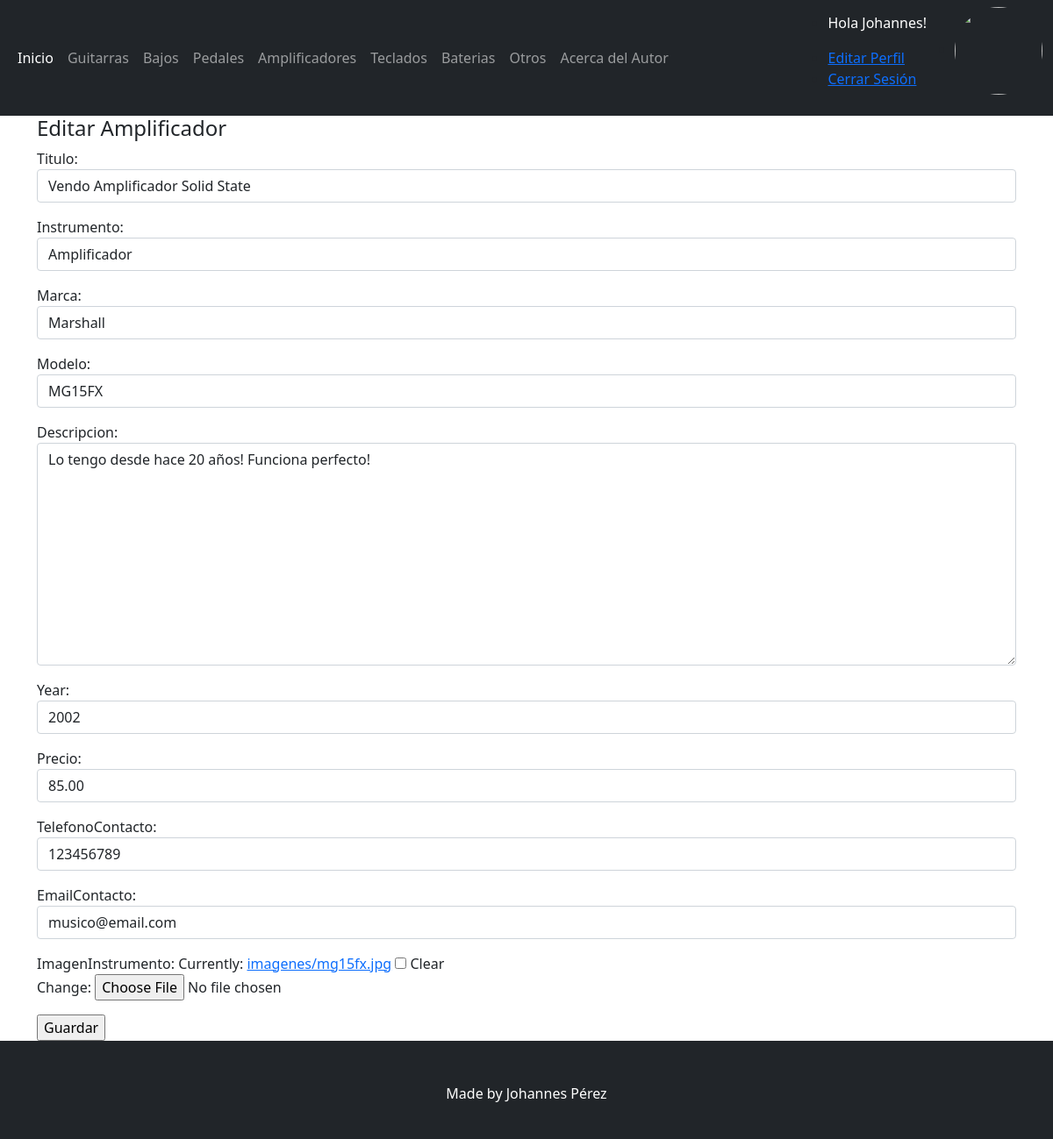
The app's page /amplificadorEdicion/14/ (signed in) with its own data.
### Base/models.py (models this page shows, shortened)
class Instrumento(models.Model):
    instrumentoSeleccion = (
    ('guitarra','Guitarra'),
    ('bajo', 'Bajo'),
    ('pedal','Pedal'),
    ('bateria','Bateria'),
    ('teclado','Teclado'),
    ('amplificador','Amplificador'),
    ('otro', 'Otro'),
    )
    usuario = models.ForeignKey(User, on_delete=models.CASCADE, null=True, blank=True)
    titulo = models.CharField(max_length=200)
    instrumento = models.CharField(max_length=15, choices=instrumentoSeleccion, default='guitarra')
    marca = models.CharField(max_length=40)
    modelo = models.CharField(max_length=40)
    descripcion = models.TextField(null=True, blank=True)
    year = models.IntegerField()
    precio = models.DecimalField(max_digits=10, decimal_places=2)
    fechaPublicacion = models.DateTimeField(auto_now_add=True)
    telefonoContacto = models.IntegerField()
    emailContacto = models.EmailField()
    imagenInstrumento = models.ImageField(null=True, blank=True, upload_to="imagenes/")

### Base/views.py (the view)
# urls.py: path('amplificadorEdicion/<int:pk>/', AmplificadorUpdate.as_view(), name='amplificador_editar'),
class AmplificadorUpdate(LoginRequiredMixin, UpdateView):
    model = Instrumento
    form_class = ActualizacionInstrumento
    success_url = reverse_lazy('amplificadores')
    context_object_name = 'amplificador'
    template_name = 'Base/amplificadorEdicion.html'

### Base/forms.py
class ActualizacionInstrumento(forms.ModelForm):
    class Meta:
        model = Instrumento
        fields = ('titulo', 'instrumento', 'marca', 'modelo', 'descripcion', 'year', 'precio', 'telefonoContacto', 'emailContacto', 'imagenInstrumento')
        widgets = {
            'titulo' : forms.TextInput(attrs={'class': 'form-control'}),
            'instrumento' : forms.Select(attrs={'class': 'form-control'}),
            'marca' : forms.TextInput(attrs={'class': 'form-control'}),
            'modelo' : forms.TextInput(attrs={'class': 'form-control'}),
            'descripcion' : forms.Textarea(attrs={'class': 'form-control'}),
            'year' : forms.TextInput(attrs={'class': 'form-control'}),
            'precio' : forms.TextInput(attrs={'class': 'form-control'}),
            'telefonoContacto' : forms.TextInput(attrs={'class': 'form-control'}),
            'emailContacto' : forms.TextInput(attrs={'class': 'form-control'}),
        }

### Base/templates/Base/amplificadorEdicion.html
{% extends 'Base/home.html' %}
{% block content %}
{% if user.id == amplificador.usuario.id %}
<div class="container">
    <h4>Editar Amplificador</h4>
</div>
<div class="container">
    <div class="form-group">
        <form method="post" enctype="multipart/form-data">{% csrf_token %}
        {{ form.as_p }}
        <input type="submit" value="Guardar">
        </form>
    </div>
</div>
{% else %}
<div class="container">
<h4>No tienes acceso a esta pagina!</h4>
</div>
{% endif %}
{% endblock %}

### Base/templates/Base/home.html (shortened to what this page needs)
<!DOCTYPE html>
<html lang="en">
<head>
    <link href="https://cdn.jsdelivr.net/npm/bootstrap@5.1.3/dist/css/bootstrap.min.css" rel="stylesheet">
    <link rel="stylesheet" href="https://cdnjs.cloudflare.com/ajax/libs/font-awesome/6.1.1/css/all.min.css">
</head>
<body>
    <nav class="navbar navbar-expand-lg navbar-dark bg-dark">
        <div class="container-fluid">
          <div class="collapse navbar-collapse" id="navbarSupportedContent">
            <ul class="navbar-nav me-auto mb-2 mb-lg-0">
              <li class="nav-item">
                <a class="nav-link active" aria-current="page" href="{% url 'home' %}">Inicio</a>
              </li>
              <li class="nav-item">
                <a class="nav-link" href="{% url 'guitarras' %}">Guitarras</a>
              </li>
              <li class="nav-item">
                <a class="nav-link" href="{% url 'bajos' %}">Bajos</a>
              </li>
              <li class="nav-item">
                <a class="nav-link" href="{% url 'pedales' %}">Pedales</a>
              </li>
              <li class="nav-item">
                <a class="nav-link" href="{% url 'amplificadores' %}">Amplificadores</a>
              </li>
              <li class="nav-item">
                <a class="nav-link" href="{% url 'teclados' %}">Teclados</a>
              </li>
              <li class="nav-item">
                <a class="nav-link" href="{% url 'baterias' %}">Baterias</a>
              </li>
              <li class="nav-item">
                <a class="nav-link" href="{% url 'otros' %}">Otros</a>
              </li>
              <li class="nav-item">
                <a class="nav-link" href="{% url 'acerca_de_mi' %}">Acerca del Autor</a>
              </li>
            </ul>
            {% if request.user.is_authenticated %}
            <ul>
              <li>
                <p style="color: white"> Hola {{request.user.first_name}}!</p>
              </li>
              <li>
                <a href="{% url 'editar_perfil' %}">Editar Perfil</a>
              </li>
              <li>
                <a href="{% url 'logout' %}">Cerrar Sesión</a>
              </li>
            </ul>
            <ul>
              <li>
                <img class="rounded-circle" src="{{request.user.avatar.imagenAvatar.url}}" width=100 height=100 alt="">
              </li>
            </ul>
            {% endif %}
          </div>
        </div>
      </nav>
      {% block content %}{% endblock %}
      <footer class="bg-dark text-white pt-5 pb-4">
            <div class="container text-center">
                <p>Made by Johannes Pérez</p>
            </div>
      </footer>
</body>
</html>

### records on screen
Instrumento: titulo "Vendo Amplificador Solid State", instrumento "Amplificador", marca "Marshall", modelo "MG15FX", descripcion "Lo tengo desde hace 20 años! Funciona perfecto!", year "2002", precio "85.00", telefonoContacto "123456789", emailContacto "musico@email.com"

### other values on screen
{{ request.user.first_name }} "Johannes"
